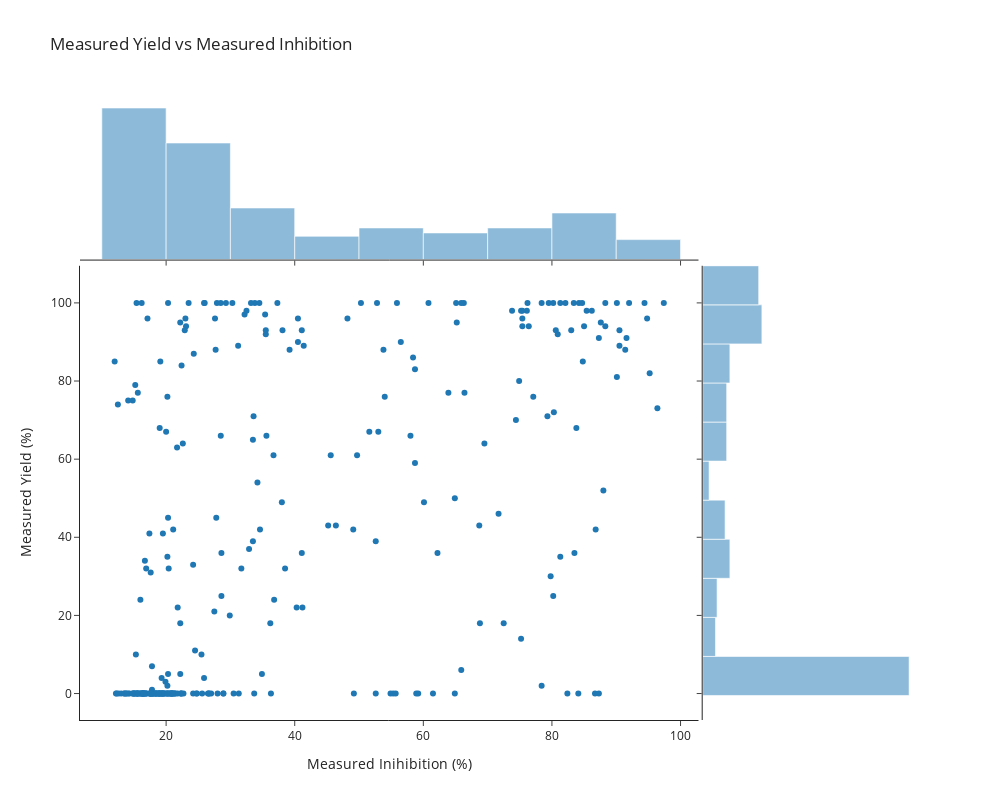

This figure's notebook cell:
### Markdown cell above
Visualise Yields

### Code cell
import time

px.scatter(df_with_yield,
            x='Inhibition (%)',
            y='yield (%)',
            width=1000,
            height=800,
            title='Measured Yield vs Measured Inhibition',
        labels={
            "yield (%)": "Measured Yield (%)",
            "Inhibition (%)": "Measured Inihibition (%)",
        },
            marginal_x='histogram',
            marginal_y='histogram',
            template='simple_white',)

### Figure 1 — Plotly figure (JSON) as saved in the notebook; plotly's stock layout.template omitted (floating-point values rounded to 4 significant figures; data arrays with more than 128 entries replaced by an {"elided": "..."} marker saying what was removed)
{"data": [{"hovertemplate": "Measured Inihibition (%)=%{x}<br>Measured Yield (%)=%{y}<extra></extra>", "legendgroup": "", "marker": {"color": "#1F77B4", "symbol": "circle"}, "mode": "markers", "name": "", "orientation": "v", "showlegend": false, "type": "scatter", "x": {"elided": "300 float values"}, "xaxis": "x", "y": {"elided": "300 int values"}, "yaxis": "y"}, {"alignmentgroup": "True", "bingroup": "x", "hovertemplate": "Measured Inihibition (%)=%{x}<br>count=%{y}<extra></extra>", "legendgroup": "", "marker": {"color": "#1F77B4"}, "name": "", "offsetgroup": "", "opacity": 0.5, "showlegend": false, "type": "histogram", "x": {"elided": "300 float values"}, "xaxis": "x3", "yaxis": "y3"}, {"alignmentgroup": "True", "bingroup": "y", "hovertemplate": "Measured Yield (%)=%{y}<br>count=%{x}<extra></extra>", "legendgroup": "", "marker": {"color": "#1F77B4"}, "name": "", "offsetgroup": "", "opacity": 0.5, "showlegend": false, "type": "histogram", "xaxis": "x2", "y": {"elided": "300 int values"}, "yaxis": "y2"}], "layout": {"barmode": "overlay", "height": 800, "legend": {"tracegroupgap": 0}, "title": {"text": "Measured Yield vs Measured Inhibition"}, "width": 1000, "xaxis": {"anchor": "y", "domain": [0, 0.7363], "title": {"text": "Measured Inihibition (%)"}}, "xaxis2": {"anchor": "y2", "domain": [0.7413, 1], "matches": "x2", "showline": false, "showticklabels": false, "ticks": ""}, "xaxis3": {"anchor": "y3", "domain": [0, 0.7363], "matches": "x", "showticklabels": false}, "xaxis4": {"anchor": "y4", "domain": [0.7413, 1], "matches": "x2", "showline": false, "showticklabels": false, "ticks": ""}, "yaxis": {"anchor": "x", "domain": [0, 0.7326], "title": {"text": "Measured Yield (%)"}}, "yaxis2": {"anchor": "x2", "domain": [0, 0.7326], "matches": "y", "showticklabels": false}, "yaxis3": {"anchor": "x3", "domain": [0.7426, 1], "matches": "y3", "showline": false, "showticklabels": false, "ticks": ""}, "yaxis4": {"anchor": "x4", "domain": [0.7426, 1], "matches": "y3", "showline": false, "showticklabels": false, "ticks": ""}}}
